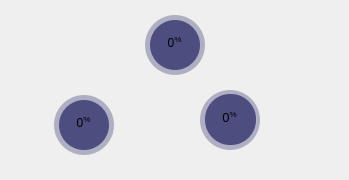
                                     <widget class="QFrame" name="maniContainer">
                                      <property name="minimumSize">
                                       <size>
                                        <width>0</width>
                                        <height>180</height>
                                       </size>
                                      </property>
                                      <property name="frameShape">
                                       <enum>QFrame::NoFrame</enum>
                                      </property>
                                      <property name="frameShadow">
                                       <enum>QFrame::Raised</enum>
                                      </property>
                                      <widget class="QLabel" name="img_manipulator">
                                       <property name="geometry">
                                        <rect>
                                         <x>20</x>
                                         <y>10</y>
                                         <width>320</width>
                                         <height>150</height>
                                        </rect>
                                       </property>
                                       <property name="minimumSize">
                                        <size>
                                         <width>320</width>
                                         <height>0</height>
                                        </size>
                                       </property>
                                       <property name="maximumSize">
                                        <size>
                                         <width>16777215</width>
                                         <height>16777215</height>
                                        </size>
                                       </property>
                                       <property name="sizeIncrement">
                                        <size>
                                         <width>0</width>
                                         <height>0</height>
                                        </size>
                                       </property>
                                       <property name="text">
                                        <string/>
                                       </property>
                                       <property name="pixmap">
                                        <pixmap resource="resources.qrc">:/images/images/manipulator.png</pixmap>
                                       </property>
                                       <property name="scaledContents">
                                        <bool>true</bool>
                                       </property>
                                      </widget>
                                      <widget class="QFrame" name="maniCircle2">
                                       <property name="geometry">
                                        <rect>
                                         <x>150</x>
                                         <y>20</y>
                                         <width>50</width>
                                         <height>50</height>
                                        </rect>
                                       </property>
                                       <property name="styleSheet">
                                        <string notr="true">QFrame { border-radius: 25px; background-color: rgba(77, 77, 127, 255); }</string>
                                       </property>
                                       <property name="frameShape">
                                        <enum>QFrame::StyledPanel</enum>
                                       </property>
                                       <property name="frameShadow">
                                        <enum>QFrame::Raised</enum>
                                       </property>
                                       <widget class="QLabel" name="label_percentage_mani_2">
                                        <property name="geometry">
                                         <rect>
                                          <x>6</x>
                                          <y>13</y>
                                          <width>37</width>
                                          <height>21</height>
                                         </rect>
                                        </property>
                                        <property name="font">
                                         <font>
                                          <pointsize>10</pointsize>
                                          <italic>false</italic>
                                          <bold>false</bold>
                                         </font>
                                        </property>
                                        <property name="autoFillBackground">
                                         <bool>false</bool>
                                        </property>
                                        <property name="text">
                                         <string>&lt;html&gt;&lt;head/&gt;&lt;body&gt;&lt;p&gt;&lt;span style=&quot; font-size:9pt;&quot;&gt;0&lt;/span&gt;&lt;span style=&quot; font-size:9pt; vertical-align:super;&quot;&gt;%&lt;/span&gt;&lt;/p&gt;&lt;/body&gt;&lt;/html&gt;</string>
                                        </property>
                                        <property name="scaledContents">
                                         <bool>false</bool>
                                        </property>
                                        <property name="alignment">
                                         <set>Qt::AlignCenter</set>
                                        </property>
                                        <property name="wordWrap">
                                         <bool>false</bool>
                                        </property>
                                       </widget>
                                      </widget>
                                      <widget class="QFrame" name="frame_mani_2">
                                       <property name="geometry">
                                        <rect>
                                         <x>145</x>
                                         <y>15</y>
                                         <width>60</width>
                                         <height>60</height>
                                        </rect>
                                       </property>
                                       <property name="styleSheet">
                                        <string notr="true">QFrame { border-radius: 30px; background-color: rgba(77, 77, 127, 100); }</string>
                                       </property>
                                       <property name="frameShape">
                                        <enum>QFrame::NoFrame</enum>
                                       </property>
                                       <property name="frameShadow">
                                        <enum>QFrame::Raised</enum>
                                       </property>
                                      </widget>
                                      <widget class="QFrame" name="frame_mani_3">
                                       <property name="geometry">
                                        <rect>
                                         <x>200</x>
                                         <y>90</y>
                                         <width>60</width>
                                         <height>60</height>
                                        </rect>
                                       </property>
                                       <property name="styleSheet">
                                        <string notr="true">QFrame { border-radius: 30px; background-color: rgba(77, 77, 127, 100); }</string>
                                       </property>
                                       <property name="frameShape">
                                        <enum>QFrame::NoFrame</enum>
                                       </property>
                                       <property name="frameShadow">
                                        <enum>QFrame::Raised</enum>
                                       </property>
                                      </widget>
                                      <widget class="QFrame" name="maniCircle3">
                                       <property name="geometry">
                                        <rect>
                                         <x>205</x>
                                         <y>94</y>
                                         <width>51</width>
                                         <height>51</height>
                                        </rect>
                                       </property>
                                       <property name="styleSheet">
                                        <string notr="true">QFrame { border-radius: 25px; background-color: rgba(77, 77, 127, 255); }</string>
                                       </property>
                                       <property name="frameShape">
                                        <enum>QFrame::StyledPanel</enum>
                                       </property>
                                       <property name="frameShadow">
                                        <enum>QFrame::Raised</enum>
                                       </property>
                                       <widget class="QLabel" name="label_percentage_mani_3">
                                        <property name="geometry">
                                         <rect>
                                          <x>6</x>
                                          <y>13</y>
                                          <width>37</width>
                                          <height>21</height>
                                         </rect>
                                        </property>
                                        <property name="font">
                                         <font>
                                          <pointsize>10</pointsize>
                                          <italic>false</italic>
                                          <bold>false</bold>
                                         </font>
                                        </property>
                                        <property name="autoFillBackground">
                                         <bool>false</bool>
                                        </property>
                                        <property name="text">
                                         <string>&lt;html&gt;&lt;head/&gt;&lt;body&gt;&lt;p&gt;0&lt;span style=&quot; vertical-align:super;&quot;&gt;%&lt;/span&gt;&lt;/p&gt;&lt;/body&gt;&lt;/html&gt;</string>
                                        </property>
                                        <property name="scaledContents">
                                         <bool>false</bool>
                                        </property>
                                        <property name="alignment">
                                         <set>Qt::AlignCenter</set>
                                        </property>
                                        <property name="wordWrap">
                                         <bool>false</bool>
                                        </property>
                                       </widget>
                                      </widget>
                                      <widget class="QFrame" name="frame_mani_1">
                                       <property name="geometry">
                                        <rect>
                                         <x>54</x>
                                         <y>95</y>
                                         <width>60</width>
                                         <height>60</height>
                                        </rect>
                                       </property>
                                       <property name="styleSheet">
                                        <string notr="true">QFrame { border-radius: 30px; background-color: rgba(77, 77, 127, 100); }</string>
                                       </property>
                                       <property name="frameShape">
                                        <enum>QFrame::NoFrame</enum>
                                       </property>
                                       <property name="frameShadow">
                                        <enum>QFrame::Raised</enum>
                                       </property>
                                      </widget>
                                      <widget class="QFrame" name="maniCircle">
                                       <property name="geometry">
                                        <rect>
                                         <x>59</x>
                                         <y>100</y>
                                         <width>50</width>
                                         <height>50</height>
                                        </rect>
                                       </property>
                                       <property name="styleSheet">
                                        <string notr="true">QFrame { border-radius: 25px; background-color: rgba(77, 77, 127, 255); }</string>
                                       </property>
                                       <property name="frameShape">
                                        <enum>QFrame::StyledPanel</enum>
                                       </property>
                                       <property name="frameShadow">
                                        <enum>QFrame::Raised</enum>
                                       </property>
                                       <widget class="QLabel" name="label_percentage_mani_1">
                                        <property name="geometry">
                                         <rect>
                                          <x>6</x>
                                          <y>13</y>
                                          <width>37</width>
                                          <height>21</height>
                                         </rect>
                                        </property>
                                        <property name="font">
                                         <font>
                                          <pointsize>10</pointsize>
                                          <italic>false</italic>
                                          <bold>false</bold>
                                         </font>
                                        </property>
                                        <property name="autoFillBackground">
                                         <bool>false</bool>
                                        </property>
                                        <property name="text">
                                         <string>&lt;html&gt;&lt;head/&gt;&lt;body&gt;&lt;p&gt;&lt;span style=&quot; font-size:9pt;&quot;&gt;0&lt;/span&gt;&lt;span style=&quot; font-size:9pt; vertical-align:super;&quot;&gt;%&lt;/span&gt;&lt;/p&gt;&lt;/body&gt;&lt;/html&gt;</string>
                                        </property>
                                        <property name="scaledContents">
                                         <bool>false</bool>
                                        </property>
                                        <property name="alignment">
                                         <set>Qt::AlignCenter</set>
                                        </property>
                                        <property name="wordWrap">
                                         <bool>false</bool>
                                        </property>
                                       </widget>
                                      </widget>
                                      <zorder>img_manipulator</zorder>
                                      <zorder>frame_mani_2</zorder>
                                      <zorder>maniCircle2</zorder>
                                      <zorder>frame_mani_3</zorder>
                                      <zorder>maniCircle3</zorder>
                                      <zorder>frame_mani_1</zorder>
                                      <zorder>maniCircle</zorder>
                                     </widget>
